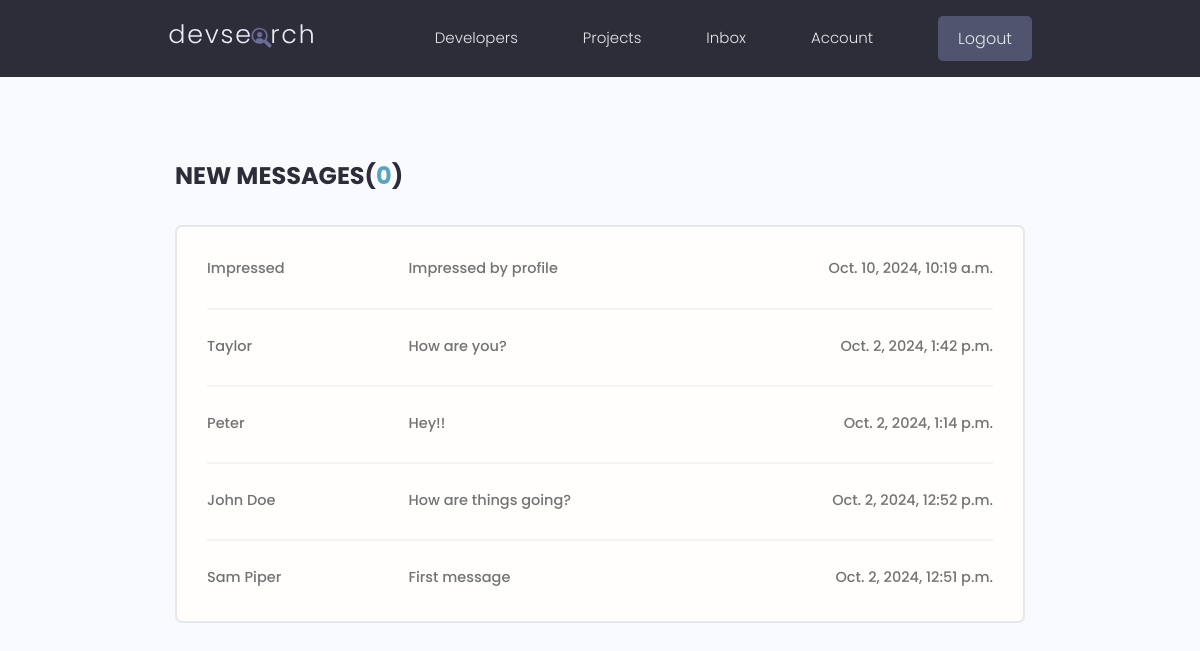
The page /inbox/ (signed in) on the database its author committed.
### users/models.py (models this page shows, shortened)
class Message(models.Model):
    sender = models.ForeignKey(Profile, on_delete=models.SET_NULL, null=True, blank=True)
    recipient = models.ForeignKey(Profile, on_delete=models.SET_NULL, null=True, blank=True, related_name="messages")
    name = models.CharField(max_length=200, null=True, blank=True)
    email = models.EmailField(max_length=500, null=True, blank=True)
    subject = models.CharField(max_length=200, null=True, blank=True)
    body = models.TextField(null=True, blank=True)
    is_read = models.BooleanField(default=False, null=True)
    created = models.DateTimeField(auto_now_add=True)
    id = models.UUIDField(default=uuid.uuid4, unique=True,
                          primary_key=True, editable=False)
    class Meta:
        ordering = ['is_read', '-created']

### users/views.py (the view)
# urls.py: path('inbox/', views.inbox, name='inbox'),
@login_required(login_url='login')
def inbox(request):
    profile = request.user.profile
    messageRequests = profile.messages.all()
    unreadCount = messageRequests.filter(is_read=False).count()
    context = {'messageRequests': messageRequests, 'unreadCount': unreadCount}
    return render(request, 'users/inbox.html', context)

### users/templates/users/inbox.html
<!DOCTYPE html>
{% extends 'main.html' %}
{% block content %}
  <main class="inbox my-xl">
    <div class="content-box">
      <h3 class="inbox__title">New Messages(<span>{{unreadCount}}</span>)</h3>
      <ul class="messages">
        {% for message in messageRequests %}
        {% if message.is_read == False %}
        <li class="message message--unread">
        {% else %}
        <li class="message">
        {% endif %}
          <a href="{% url 'message' message.id %}">
            <span class="message__author">{{message.name}}</span>
            <span class="message__subject">{{message.subject}}</span>
            <span class="message__date">{{message.created}}</span>
          </a>
        </li>
        {% endfor %}
      </ul>
    </div>
  </main>
{% endblock content %}

### static/styles/app.css (style rules this page uses)
:root { --color-sub: #2d2d39; }
.content-box { width: 95%; max-width: 85rem; margin: 0 auto; }
.inbox { height: 90vh; }
.inbox__title, .inbox__title span { font-size: 2.4rem; font-weight: 700; color: var(--color-sub); text-transform: uppercase; text-align: left; margin-bottom: 3rem; }
.inbox__title span { color: var(--color-main); }
.messages { list-style: none; background: var(--color-white); padding: 0.5rem 3rem; border: 2px solid var(--color-light); border-radius: 0.7rem; }
.message { padding: 2.5rem 0; }
.message > a span { font-size: 1.45rem; font-weight: 500; }
.message:not(:last-child) { border-bottom: 2px solid var(--color-white-light); }
.message > a { display: flex; gap: 1rem; }
.message__author, .message__date { flex-basis: 25%; }
.message__subject { flex-basis: 50%; }
.message__date { text-align: right; }

### static/uikit/styles/modules/_variables.css (style rules this page uses)
:root { --color-main: #5aa5b9; --color-main-light: #e6faff; --color-sub: #3f4156; --color-sub-light: #51546e; --color-sub-lighter: #ededfd; --color-text: #737373; --color-gray: #8b8b8b; --color-light: #e5e7eb; --color-light-gray: #767676; --color-bg: #f8fafd; --color-white: #fffefd; --color-white-light: #f3f3f3; --color-success: #359e64; --color-success-bg: #def8e8; --color-error: #fc4b0b; --color-error-bg: #fff2ee; --font-base: 'Poppins', arial, helvetica, 'Segoe UI', roboto, ubuntu, sans-serif; --font-monospace: 'Fira Code', 'Courier New', courier, monospace; --font-regular: 300; --font-medium: 500; --font-bold: 700; --generic-shadow: 1px 1px 5px #00000010; --generic-transition: all 0.3s ease-in-out; }

### static/uikit/styles/modules/_base.css (style rules this page uses)
* { margin: 0; padding: 0; box-sizing: border-box; text-rendering: optimizeLegibility; color: inherit; font-size: inherit; }
html { font-size: 50%; }
@media only screen and (min-width: 480px) { html { font-size: 56.25%; } }
@media only screen and (min-width: 1200px) { html { font-size: 62.5%; } }
body { line-height: 1.6; font-weight: 400; font-size: 1.5rem; color: var(--color-text); background-color: var(--color-bg); min-height: 100vh; }

### static/uikit/styles/modules/_typography.css (style rules this page uses)
* { font-family: var(--font-base); }
h3 { font-size: 3.2rem; font-weight: var(--font-medium); }
p, span, strong { font-size: 1.6rem; color: var(--color-text); font-weight: var(--font-regular); }
a { padding-bottom: 2px; text-decoration: none; display: inline-block; color: var(--color-main); font-weight: var(--font-medium); }

### static/uikit/styles/modules/_utilities.css (style rules this page uses)
.my-xl { margin: 8rem auto; }

### rows shown on the page
Message: name "Impressed", subject "Impressed by profile", created "Oct. 10, 2024, 10:19 a.m."
Message: name "Taylor", subject "How are you?", created "Oct. 2, 2024, 1:42 p.m."
Message: name "Peter", subject "Hey!!", created "Oct. 2, 2024, 1:14 p.m."
Message: name "John Doe", subject "How are things going?", created "Oct. 2, 2024, 12:52 p.m."
Message: name "Sam Piper", subject "First message", created "Oct. 2, 2024, 12:51 p.m."

### other values the page prints
{{ unreadCount }} "0"
